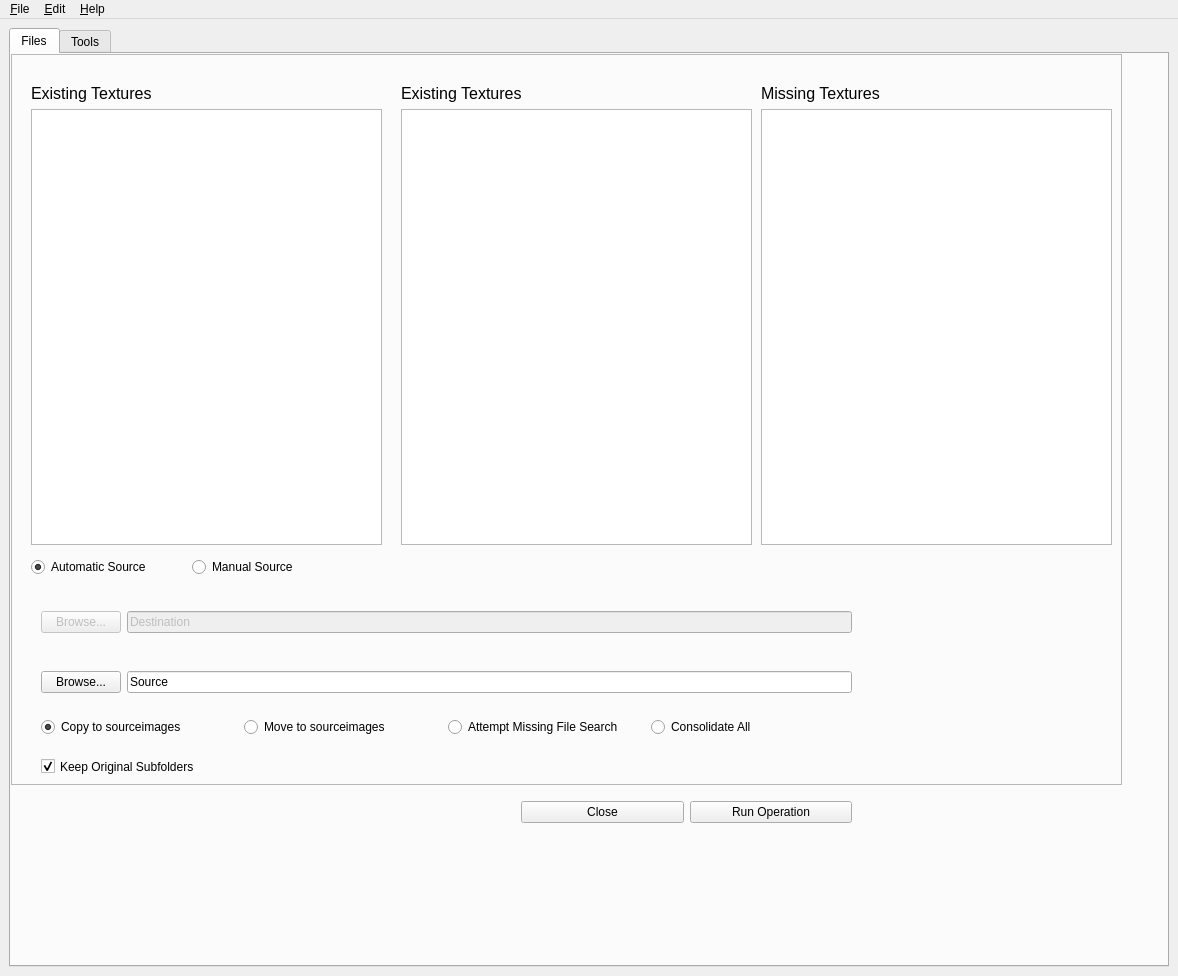
<?xml version="1.0" encoding="UTF-8"?>
<ui version="4.0">
 <class>atomicTextureFileManager</class>
 <widget class="QMainWindow" name="atomicTextureFileManager">
  <property name="geometry">
   <rect>
    <x>0</x>
    <y>0</y>
    <width>1178</width>
    <height>976</height>
   </rect>
  </property>
  <property name="minimumSize">
   <size>
    <width>896</width>
    <height>889</height>
   </size>
  </property>
  <property name="windowTitle">
   <string>MainWindow</string>
  </property>
  <widget class="QWidget" name="centralwidget">
   <property name="minimumSize">
    <size>
     <width>896</width>
     <height>858</height>
    </size>
   </property>
   <layout class="QVBoxLayout" name="verticalLayout">
    <item>
     <widget class="QTabWidget" name="tabWidget">
      <property name="currentIndex">
       <number>0</number>
      </property>
      <widget class="QWidget" name="filesTab">
       <attribute name="title">
        <string>Files</string>
       </attribute>
       <widget class="QFrame" name="TextureLists">
        <property name="geometry">
         <rect>
          <x>0</x>
          <y>0</y>
          <width>1111</width>
          <height>731</height>
         </rect>
        </property>
        <property name="frameShape">
         <enum>QFrame::StyledPanel</enum>
        </property>
        <property name="frameShadow">
         <enum>QFrame::Raised</enum>
        </property>
        <widget class="QWidget" name="layoutWidget">
         <property name="geometry">
          <rect>
           <x>20</x>
           <y>30</y>
           <width>351</width>
           <height>461</height>
          </rect>
         </property>
         <layout class="QGridLayout" name="existingTextureGrid">
          <item row="0" column="0">
           <widget class="QLabel" name="existingTextureLabel">
            <property name="text">
             <string>&lt;html&gt;&lt;head/&gt;&lt;body&gt;&lt;p&gt;&lt;span style=&quot; font-size:12pt;&quot;&gt;Existing Textures&lt;/span&gt;&lt;/p&gt;&lt;/body&gt;&lt;/html&gt;</string>
            </property>
           </widget>
          </item>
          <item row="1" column="0">
           <widget class="QListWidget" name="existingTexturesList"/>
          </item>
         </layout>
        </widget>
        <widget class="QWidget" name="layoutWidget">
         <property name="geometry">
          <rect>
           <x>750</x>
           <y>30</y>
           <width>351</width>
           <height>461</height>
          </rect>
         </property>
         <layout class="QGridLayout" name="missingTexturesGrid">
          <item row="0" column="0">
           <widget class="QLabel" name="missingTexturesLabel">
            <property name="text">
             <string>&lt;html&gt;&lt;head/&gt;&lt;body&gt;&lt;p&gt;&lt;span style=&quot; font-size:12pt;&quot;&gt;Missing Textures&lt;/span&gt;&lt;/p&gt;&lt;/body&gt;&lt;/html&gt;</string>
            </property>
           </widget>
          </item>
          <item row="1" column="0">
           <widget class="QListWidget" name="missingTexturesList"/>
          </item>
         </layout>
        </widget>
        <widget class="QWidget" name="layoutWidget">
         <property name="geometry">
          <rect>
           <x>20</x>
           <y>500</y>
           <width>316</width>
           <height>27</height>
          </rect>
         </property>
         <layout class="QHBoxLayout" name="horizontalLayout">
          <item>
           <widget class="QRadioButton" name="automaticSourceRdoBtn">
            <property name="enabled">
             <bool>true</bool>
            </property>
            <property name="text">
             <string>Automatic Source</string>
            </property>
            <property name="checked">
             <bool>true</bool>
            </property>
           </widget>
          </item>
          <item>
           <widget class="QRadioButton" name="manualSourceRdoBtn">
            <property name="text">
             <string>Manual Source</string>
            </property>
            <property name="checked">
             <bool>false</bool>
            </property>
           </widget>
          </item>
         </layout>
        </widget>
        <widget class="QCheckBox" name="keepOriginalSubfolders">
         <property name="geometry">
          <rect>
           <x>30</x>
           <y>700</y>
           <width>221</width>
           <height>25</height>
          </rect>
         </property>
         <property name="text">
          <string>Keep Original Subfolders</string>
         </property>
         <property name="checked">
          <bool>true</bool>
         </property>
        </widget>
        <widget class="QWidget" name="layoutWidget">
         <property name="geometry">
          <rect>
           <x>30</x>
           <y>550</y>
           <width>811</width>
           <height>36</height>
          </rect>
         </property>
         <layout class="QHBoxLayout" name="horizontalLayout_2">
          <item>
           <widget class="QPushButton" name="browseDestinationBtn">
            <property name="enabled">
             <bool>false</bool>
            </property>
            <property name="text">
             <string>Browse...</string>
            </property>
           </widget>
          </item>
          <item>
           <widget class="QLineEdit" name="destinationText">
            <property name="enabled">
             <bool>false</bool>
            </property>
            <property name="text">
             <string>Destination</string>
            </property>
           </widget>
          </item>
         </layout>
        </widget>
        <widget class="QWidget" name="layoutWidget">
         <property name="geometry">
          <rect>
           <x>30</x>
           <y>610</y>
           <width>811</width>
           <height>36</height>
          </rect>
         </property>
         <layout class="QHBoxLayout" name="horizontalLayout_3">
          <item>
           <widget class="QPushButton" name="browseSourceBtn">
            <property name="text">
             <string>Browse...</string>
            </property>
           </widget>
          </item>
          <item>
           <widget class="QLineEdit" name="sourceText">
            <property name="text">
             <string>Source</string>
            </property>
           </widget>
          </item>
         </layout>
        </widget>
        <widget class="QWidget" name="layoutWidget">
         <property name="geometry">
          <rect>
           <x>30</x>
           <y>660</y>
           <width>807</width>
           <height>27</height>
          </rect>
         </property>
         <layout class="QHBoxLayout" name="actionTypeSelectionLayout">
          <item>
           <widget class="QRadioButton" name="copyToSrcImgs">
            <property name="text">
             <string>Copy to sourceimages</string>
            </property>
            <property name="checked">
             <bool>true</bool>
            </property>
           </widget>
          </item>
          <item>
           <widget class="QRadioButton" name="moveToSrcImgs">
            <property name="text">
             <string>Move to sourceimages</string>
            </property>
           </widget>
          </item>
          <item>
           <widget class="QRadioButton" name="missingFileSearch">
            <property name="text">
             <string>Attempt Missing File Search</string>
            </property>
           </widget>
          </item>
          <item>
           <widget class="QRadioButton" name="consolodateAll">
            <property name="text">
             <string>Consolidate All</string>
            </property>
           </widget>
          </item>
         </layout>
        </widget>
        <widget class="QWidget" name="layoutWidget_2">
         <property name="geometry">
          <rect>
           <x>390</x>
           <y>30</y>
           <width>351</width>
           <height>461</height>
          </rect>
         </property>
         <layout class="QGridLayout" name="existingTextureGrid_2">
          <item row="0" column="0">
           <widget class="QLabel" name="existingTextureLabel_2">
            <property name="text">
             <string>&lt;html&gt;&lt;head/&gt;&lt;body&gt;&lt;p&gt;&lt;span style=&quot; font-size:12pt;&quot;&gt;Existing Textures&lt;/span&gt;&lt;/p&gt;&lt;/body&gt;&lt;/html&gt;</string>
            </property>
           </widget>
          </item>
          <item row="1" column="0">
           <widget class="QListWidget" name="existingTexturesList_2"/>
          </item>
         </layout>
        </widget>
       </widget>
       <widget class="QWidget" name="layoutWidget">
        <property name="geometry">
         <rect>
          <x>510</x>
          <y>740</y>
          <width>331</width>
          <height>36</height>
         </rect>
        </property>
        <layout class="QHBoxLayout" name="actionButtonsLayout">
         <item>
          <widget class="QPushButton" name="cancel">
           <property name="contextMenuPolicy">
            <enum>Qt::DefaultContextMenu</enum>
           </property>
           <property name="text">
            <string>Close</string>
           </property>
          </widget>
         </item>
         <item>
          <widget class="QPushButton" name="run">
           <property name="text">
            <string>Run Operation</string>
           </property>
          </widget>
         </item>
        </layout>
       </widget>
       <zorder>layoutWidget</zorder>
       <zorder>TextureLists</zorder>
      </widget>
      <widget class="QWidget" name="toolsTab">
       <attribute name="title">
        <string>Tools</string>
       </attribute>
      </widget>
     </widget>
    </item>
   </layout>
  </widget>
  <widget class="QMenuBar" name="mainMenu">
   <property name="geometry">
    <rect>
     <x>0</x>
     <y>0</y>
     <width>1178</width>
     <height>31</height>
    </rect>
   </property>
   <widget class="QMenu" name="fileMenu">
    <property name="title">
     <string>&amp;File</string>
    </property>
    <addaction name="actionCopy_Selected_To_Source"/>
    <addaction name="actionMove_Selected_To_Source"/>
   </widget>
   <widget class="QMenu" name="menu_Edit">
    <property name="title">
     <string>&amp;Edit</string>
    </property>
    <addaction name="actionReset"/>
   </widget>
   <widget class="QMenu" name="menu_Help">
    <property name="title">
     <string>&amp;Help</string>
    </property>
    <addaction name="actionDocumentation"/>
   </widget>
   <addaction name="fileMenu"/>
   <addaction name="menu_Edit"/>
   <addaction name="menu_Help"/>
  </widget>
  <action name="actionCopy_Selected_To_Source">
   <property name="text">
    <string>Copy Selected To Source</string>
   </property>
  </action>
  <action name="actionReset">
   <property name="text">
    <string>Reset</string>
   </property>
  </action>
  <action name="actionMove_Selected_To_Source">
   <property name="text">
    <string>Move Selected To Source</string>
   </property>
  </action>
  <action name="actionDocumentation">
   <property name="text">
    <string>Documentation</string>
   </property>
  </action>
 </widget>
 <tabstops>
  <tabstop>copyToSrcImgs</tabstop>
  <tabstop>moveToSrcImgs</tabstop>
  <tabstop>missingFileSearch</tabstop>
  <tabstop>consolodateAll</tabstop>
  <tabstop>browseSourceBtn</tabstop>
  <tabstop>sourceText</tabstop>
  <tabstop>run</tabstop>
  <tabstop>cancel</tabstop>
  <tabstop>automaticSourceRdoBtn</tabstop>
  <tabstop>manualSourceRdoBtn</tabstop>
  <tabstop>existingTexturesList</tabstop>
  <tabstop>missingTexturesList</tabstop>
  <tabstop>keepOriginalSubfolders</tabstop>
  <tabstop>browseDestinationBtn</tabstop>
  <tabstop>destinationText</tabstop>
 </tabstops>
 <resources/>
 <connections>
  <connection>
   <sender>manualSourceRdoBtn</sender>
   <signal>clicked(bool)</signal>
   <receiver>browseDestinationBtn</receiver>
   <slot>setEnabled(bool)</slot>
   <hints>
    <hint type="sourcelabel">
     <x>221</x>
     <y>593</y>
    </hint>
    <hint type="destinationlabel">
     <x>86</x>
     <y>639</y>
    </hint>
   </hints>
  </connection>
  <connection>
   <sender>manualSourceRdoBtn</sender>
   <signal>clicked(bool)</signal>
   <receiver>destinationText</receiver>
   <slot>setEnabled(bool)</slot>
   <hints>
    <hint type="sourcelabel">
     <x>230</x>
     <y>587</y>
    </hint>
    <hint type="destinationlabel">
     <x>257</x>
     <y>644</y>
    </hint>
   </hints>
  </connection>
  <connection>
   <sender>automaticSourceRdoBtn</sender>
   <signal>clicked(bool)</signal>
   <receiver>browseDestinationBtn</receiver>
   <slot>setDisabled(bool)</slot>
   <hints>
    <hint type="sourcelabel">
     <x>49</x>
     <y>583</y>
    </hint>
    <hint type="destinationlabel">
     <x>72</x>
     <y>637</y>
    </hint>
   </hints>
  </connection>
  <connection>
   <sender>automaticSourceRdoBtn</sender>
   <signal>clicked(bool)</signal>
   <receiver>destinationText</receiver>
   <slot>setDisabled(bool)</slot>
   <hints>
    <hint type="sourcelabel">
     <x>106</x>
     <y>586</y>
    </hint>
    <hint type="destinationlabel">
     <x>209</x>
     <y>635</y>
    </hint>
   </hints>
  </connection>
 </connections>
</ui>
